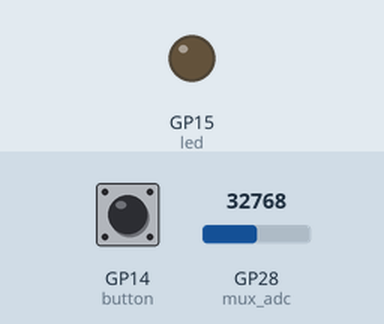
This program was run on a simulated Raspberry Pi Pico running MicroPython. Parts: output pins drawn as LEDs (lit = HIGH). Dashed ring = blinking. The test bench sets the inputs (shaded band); at power-on: GP14 (button) HIGH, GP28 (mux_adc) = 32768 (analog values on the 0–65535 scale). Pins used as bus, display or sensor lines are not drawn; what the program prints to the serial console is not drawn.

Above: at 1.2 s.
1.3 s: GP14 (button) pulled LOW for 1 s
At 1.72 s:
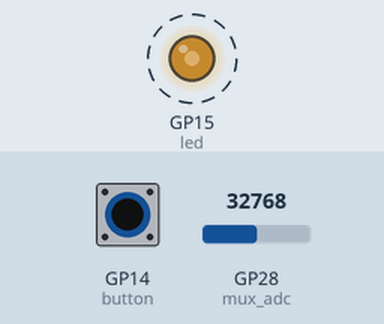
3.8 s: GP14 (button) pulled LOW for 3.2 s
At 8.0 s:
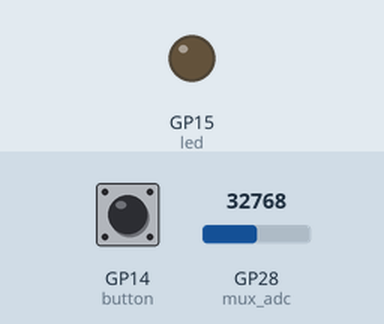
Timing chart, 0 to 9.5 s (numbered marks = the images above; inputs shaded):
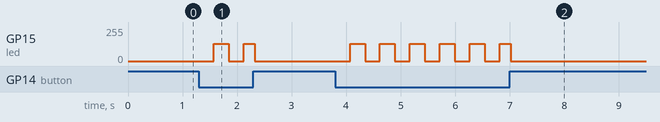

Measured:
- after the input at 1.3 s, GP15 (led): alternates 128/255 for 0.24 s and 0/255 for 0.27 s, 4 changes in all, then stays 0/255, starting after 0.27 s
- after the input at 3.8 s, GP15 (led): alternates 128/255 for 0.27 s and 0/255 for 0.27 s, 12 changes in all, then stays 0/255, starting after 0.27 s

The program:

lesson-14.py
```python
from machine import Pin
from picozero import Button, LED, Pot
from time import sleep_ms, ticks_add, ticks_diff, ticks_ms

led = LED(15)
button = Button(14)
mux_adc = Pot(28)

# Three selector bits can reach all eight 4051 channels.
mux_s0 = Pin(18, Pin.OUT)
mux_s1 = Pin(19, Pin.OUT)
mux_s2 = Pin(20, Pin.OUT)

PITCH_CHANNEL = 0
AMOUNT_CHANNEL = 1
RATE_CHANNEL = 2
FEEDBACK_CHANNEL = 3
TEMPO_CHANNEL = 4

MUX_SETTLE_MS = 2
CONTROL_SCAN_MS = 20

pitch_value = 0
amount_value = 0
rate_value = 0
feedback_value = 0
tempo_value = 0

last_pitch_hz = -1
last_amount = -1
last_rate = -1
last_feedback = -1
last_tempo_bpm = -1
last_change = ticks_ms()
light_on = False

next_control_scan = ticks_ms()
mux_waiting = False
mux_channel = PITCH_CHANNEL
mux_started = ticks_ms()


def select_mux_channel(channel: int):
    # Extract the three binary bits for S0, S1 and S2.
    mux_s0.value(channel & 1)
    mux_s1.value((channel >> 1) & 1)
    mux_s2.value((channel >> 2) & 1)


def start_mux_read(channel: int):
    global mux_channel, mux_started, mux_waiting

    mux_channel = channel
    select_mux_channel(channel)
    mux_started = ticks_ms()
    mux_waiting = True


def finish_mux_read():
    global pitch_value, amount_value, rate_value, feedback_value, tempo_value
    global next_control_scan,  mux_waiting

    reading = mux_adc.value

    if mux_channel == PITCH_CHANNEL:
        pitch_value = reading
        start_mux_read(AMOUNT_CHANNEL)
    elif mux_channel == AMOUNT_CHANNEL:
        amount_value = reading
        start_mux_read(RATE_CHANNEL)
    elif mux_channel == RATE_CHANNEL:
        rate_value = reading
        start_mux_read(FEEDBACK_CHANNEL)
    elif mux_channel == FEEDBACK_CHANNEL:
        feedback_value = reading
        start_mux_read(TEMPO_CHANNEL)
    else:
        tempo_value = reading
        mux_waiting = False
        next_control_scan = ticks_add(ticks_ms(), CONTROL_SCAN_MS)


while True:
    now = ticks_ms()

    # Job 1: scan all five pots through GP28.
    if not mux_waiting and ticks_diff(now, next_control_scan) >= 0:
        start_mux_read(PITCH_CHANNEL)

    if mux_waiting and ticks_diff(now, mux_started) >= MUX_SETTLE_MS:
        finish_mux_read()

    # Convert raw 0.0-1.0 values into useful prototype ranges.
    pitch_hz = int(100 + pitch_value * 900)
    tempo_bpm = int(40 + tempo_value * 160)

    if (
        abs(pitch_hz - last_pitch_hz) >= 5
        or abs(amount_value - last_amount) >= 0.03
        or abs(rate_value - last_rate) >= 0.03
        or abs(feedback_value - last_feedback) >= 0.03
        or abs(tempo_bpm - last_tempo_bpm) >= 2
    ):
        print(
            "Pitch:", pitch_hz, "Hz",
            "Amount:", round(amount_value, 2),
            "Rate:", round(rate_value, 2),
            "Feedback:", round(feedback_value, 2),
            "Tempo:", tempo_bpm, "BPM",
        )
        last_pitch_hz = pitch_hz
        last_amount = amount_value
        last_rate = rate_value
        last_feedback = feedback_value
        last_tempo_bpm = tempo_bpm

    # Tempo and Feedback are only measured in this lesson.
    # Rate controls LED speed; Amount controls LED brightness.
    if button.is_pressed: # type: ignore
        interval = int(500 - rate_value * 450)

        if ticks_diff(now, last_change) >= interval:
            light_on = not light_on
            last_change = now

        led.value = amount_value if light_on else 0
    else:
        led.off()
        light_on = False
        last_change = now

    sleep_ms(1)
```
